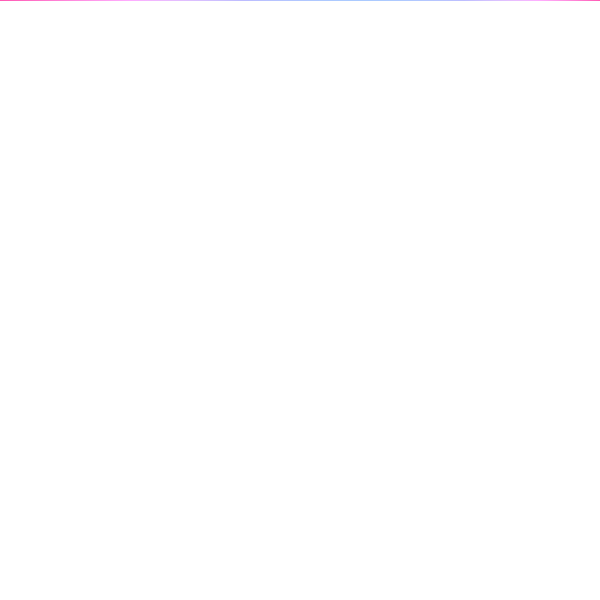
Frame 1 (no input)
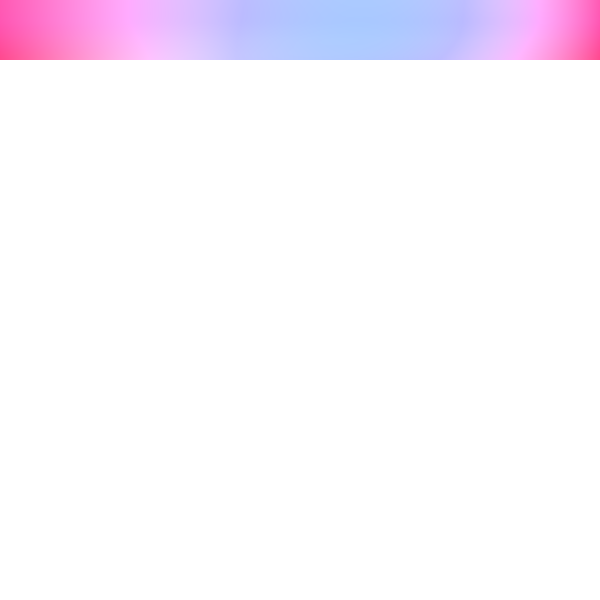
Frame 60 (the mouse pressed at the canvas centre just before this capture)
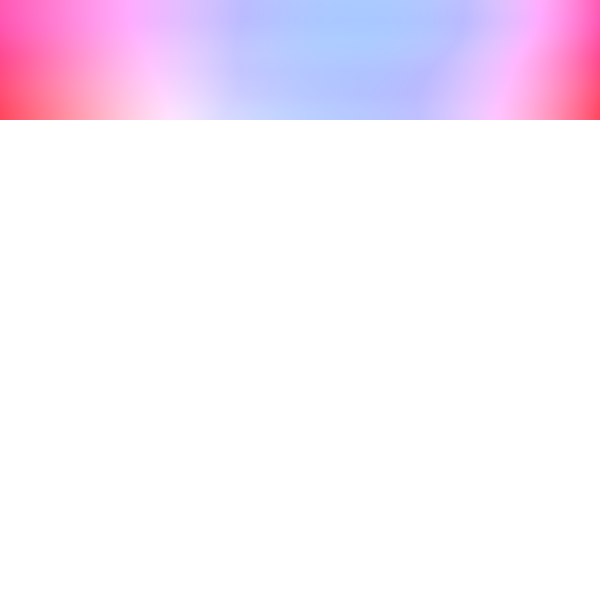
Frame 120 (the mouse held since frame 60 and released just before this capture)

The Processing sketch that drew these frames (run headless with seeded random() and noise(); from frame 60 on, the mouse is pressed at the canvas centre):

// Processing sketch: auto_gradient
// ── auto_gradient.pde
PVector[] v = new PVector[4];
PVector vel[] = new PVector[4];
float[] size = {15, 10, 10, 15};
PGraphics wheel;


void setup() {
  size(600, 600);
  background(255);
  colorMode(HSB, 1.0);
  noSmooth();

  for (int i = 0; i < v.length; i++) {
    v[i] = PVector.random2D().mult(random(0, 200)).add(300, 300);
    vel[i] = new PVector();
  }

  wheel = createGraphics(400, 400);
  ////wheel.noSmooth();
  //wheel.smooth();
  //wheel.beginDraw();
  //wheel.colorMode(HSB, 1.0);

  //float angle = 0;
  //PVector center = new PVector(wheel.width/2, wheel.height/2);

  //while (angle <= TAU) {

  //  PVector a = PVector.fromAngle(angle).mult(wheel.width/2).add(center);

  //  float r = 0;

  //  while (r <= wheel.width) {

  //    PVector p = PVector.lerp(center, a, r/wheel.width);

  //    wheel.stroke(angle/TAU, r/wheel.width, 1);
  //    wheel.point(p.x, p.y);

  //    r += 1;
  //  }

  //  angle += 1.0/wheel.width;
  //}

  //wheel.endDraw();
}


void draw() {
  int closest = 0;
  PVector mouse = new PVector(mouseX, mouseY);
  PVector center = new PVector(width/2, height/2);

  //for (int i = 0; i < v.length; i++) {
  //  if (mouse.dist(v[i]) < mouse.dist(v[closest]))
  //    closest = i;
  //}

  //if (mouse.dist(v[closest]) > max(25, size[closest])) {
  //  closest = -1;
  //} else if (mousePressed) {
  //  v[closest].set(mouse);
  //}


  for (int i = 0; i < v.length; i++) {

    vel[i].add(random(-0.1, 0.1), random(-0.1, 0.1));
    //vel[i].limit(0.5);
    //vel[i].add(PVector.sub(center, v[i]).limit(0.01));
    v[i].add(vel[i]);

    /* if (v[i].dist(center) > 200 && (i == 0 || i == 3)) {
     v[i].sub(300, 300);
     v[i].limit(200);
     v[i].add(300, 300);
     }*/
  }
  
  v[3].set(v[0]);

  //draw
  //background(1);

  //image(wheel, 100, 100);

  PVector a, b, c, d, e, p;
  float t = 0;
  while (t <= 1) {
    a = PVector.lerp(v[0], v[1], t);
    b = PVector.lerp(v[1], v[2], t);
    c = PVector.lerp(v[2], v[3], t);

    d = PVector.lerp(a, b, t);
    e = PVector.lerp(b, c, t);

    p = PVector.lerp(d, e, t);

    float angle = atan2(p.y-center.y, p.x-center.x);

    if (angle < 0)
      angle += TAU;



    //stroke(0);
    //point(p.x, p.y);


    stroke(angle/TAU, p.dist(center)/(0.5*wheel.width), 1);
    float x = map(t, 0, 1, 0, width);
    point(x, frameCount-1);

    t += 0.0001;
  }

/*
  for (int i = 0; i < v.length; i++) {

    stroke(0);

    if (closest == i)
      stroke(0.2);

    strokeWeight(2);

    if (i == 0 || i == 3) {
      float angle = atan2(v[i].y-center.y, v[i].x-center.x);

      if (angle < 0)
        angle += TAU;

      fill(angle/TAU, v[i].dist(center)/(0.5*wheel.width), 1);
    } else {
      fill(0);
    }

    ellipse(v[i].x, v[i].y, size[i], size[i]);
  }
*/

  if (frameCount > height) {
    save("out_"+day()+"_"+hour()+"_"+minute()+"_"+second()+".png");
    exit();
  }
}
